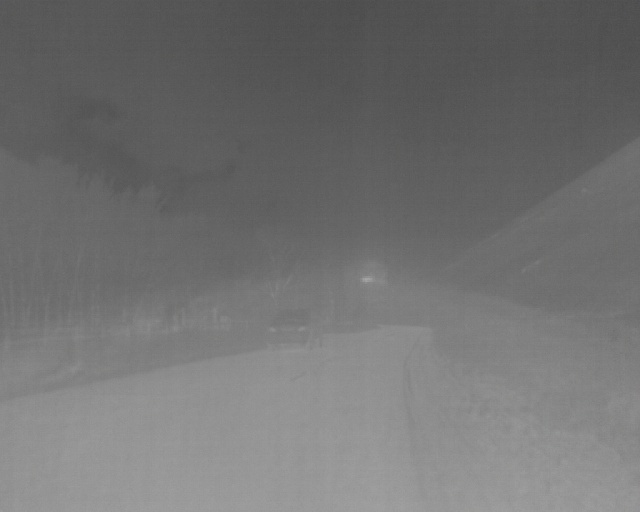
#> input picture experiments/01_flir_weather_translation/report/report_assets/video-5RSrbWYu9eokv5bvR-frame-000351-bRrmFBB64jwa4ocDC_blend75.jpg, 640 x 512 px; its folder holds 2 pictures in this run
$ python filters.py --src ../../01_flir_weather_translation/report/report_assets --dst out.png
#> lines starting #> are read from the running program, lines starting #| are printed output that depends on the picture
#> in _process_one, img is the input picture: shape (512, 640, 3); mean B, G, R 113.8, 113.8, 113.8
"""Stage B: classical fog filters (relative-path, no learned weights).

Implemented filters:
  * gamma        - per-image adaptive gamma (the GATE-IR FogEnhancer idea)
  * clahe        - CLAHE on the LAB lightness channel
  * gamma_clahe  - gamma followed by CLAHE (default "good filter")

All filters operate on 8-bit BGR images and return 8-bit BGR. They are
deliberately cheap: the point of the gate is to skip this cost on clear
frames, so the filter must have a measurable cost.
"""

from __future__ import annotations

import argparse
import shutil
from concurrent.futures import ProcessPoolExecutor
from pathlib import Path

import cv2
import numpy as np

# Avoid OpenCV spawning extra threads inside each worker process.
cv2.setNumThreads(1)

FILTERS = ("gamma", "clahe", "gamma_clahe", "dcp")


def _adaptive_gamma(img_bgr: np.ndarray) -> np.ndarray:
    gray = cv2.cvtColor(img_bgr, cv2.COLOR_BGR2GRAY).astype(np.float32) / 255.0
    mean = float(gray.mean())
#> mean = 0.446
    # Same shape as GATE-IR FogEnhancer: lower mean -> gamma < 1 -> brighten.
    gamma = float(np.clip(1.0 + 2.0 * (mean - 0.5), 0.3, 3.0))
#> gamma = 0.893
    x = img_bgr.astype(np.float32) / 255.0
    out = np.power(x, gamma) * 255.0
    return np.clip(out, 0, 255).astype(np.uint8)


def _clahe(img_bgr: np.ndarray, clip: float = 2.0, grid: int = 8) -> np.ndarray:
#> called with clip = 2, grid = 8
    lab = cv2.cvtColor(img_bgr, cv2.COLOR_BGR2LAB)
#> lab: shape (512, 640, 3); mean of channels 0, 1, 2 131.6, 128, 128
    l, a, b = cv2.split(lab)
    l = cv2.createCLAHE(clipLimit=clip, tileGridSize=(grid, grid)).apply(l)
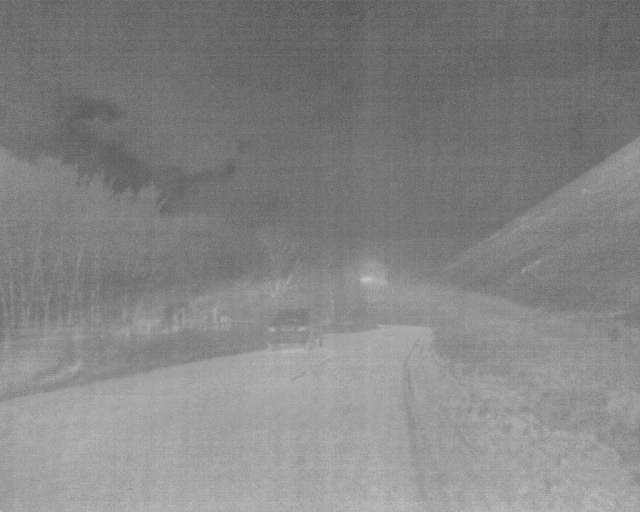
#> l: shape (512, 640); min 84, max 198, mean 132.9
    return cv2.cvtColor(cv2.merge([l, a, b]), cv2.COLOR_LAB2BGR)


# [45 lines left out: functions _box, _guided_filter, _dcp, not called in this run]


def apply_filter(img_bgr: np.ndarray, name: str) -> np.ndarray:
    if name == "gamma":
        return _adaptive_gamma(img_bgr)
    if name == "clahe":
        return _clahe(img_bgr)
    if name == "gamma_clahe":
        return _clahe(_adaptive_gamma(img_bgr))
    if name == "dcp":
        return _dcp(img_bgr)
    raise ValueError(f"unknown filter: {name}")


def _process_one(args: tuple[str, str, str, int]) -> bool:
    src, dst, name, quality = args
    img = cv2.imread(src, cv2.IMREAD_COLOR)
    if img is None:
        return False
    out = apply_filter(img, name)
    ok = cv2.imwrite(dst, out, [cv2.IMWRITE_JPEG_QUALITY, quality])
    return bool(ok)


def filter_dir(src_dir: Path, dst_dir: Path, name: str, workers: int = 8,
               quality: int = 95, limit: int | None = None) -> int:
    """Filter every image in src_dir into dst_dir (same filenames, .jpg)."""
    exts = {".jpg", ".jpeg", ".png", ".bmp"}
    srcs = sorted(p for p in Path(src_dir).iterdir() if p.suffix.lower() in exts)
    if limit:
        srcs = srcs[:limit]
    dst_dir = Path(dst_dir)
    dst_dir.mkdir(parents=True, exist_ok=True)
    jobs = [(str(p), str(dst_dir / f"{p.stem}.jpg"), name, quality) for p in srcs]
    with ProcessPoolExecutor(max_workers=workers) as ex:
        results = list(ex.map(_process_one, jobs, chunksize=32))
#> in _process_one (call 2), `src, dst, name, quality = args`: name = 'gamma_clahe'; quality = 95
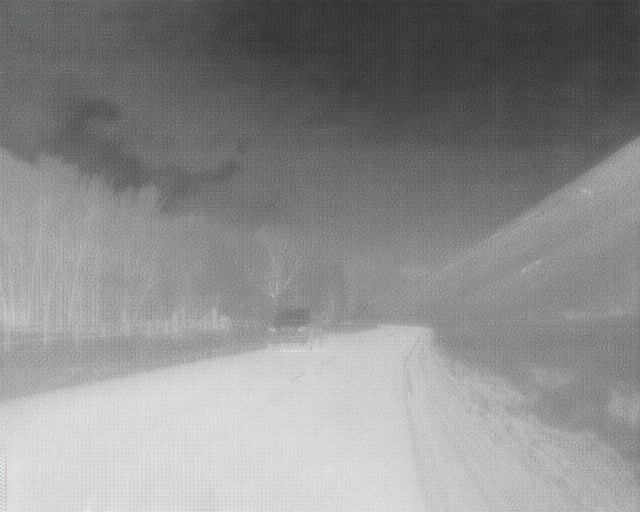
#> input picture experiments/01_flir_weather_translation/report/report_assets/video-5RSrbWYu9eokv5bvR-frame-000351-bRrmFBB64jwa4ocDC_cyclegan.jpg, 640 x 512 px
#> in _process_one, img is the input picture: shape (512, 640, 3); mean B, G, R 140.1, 140.4, 139.7
#> call 2 of _clahe, with clip = 2, grid = 8
#> in _clahe (call 2), `lab = cv2.cvtColor(img_bgr, cv2.COLOR_BGR2LAB)`: lab: shape (512, 640, 3); mean of channels 0, 1, 2 139.6, 127.7, 128
#> in _clahe (call 2), `l = cv2.createCLAHE(clipLimit=clip, tileGridSize=(grid, grid)).apply(l)`:
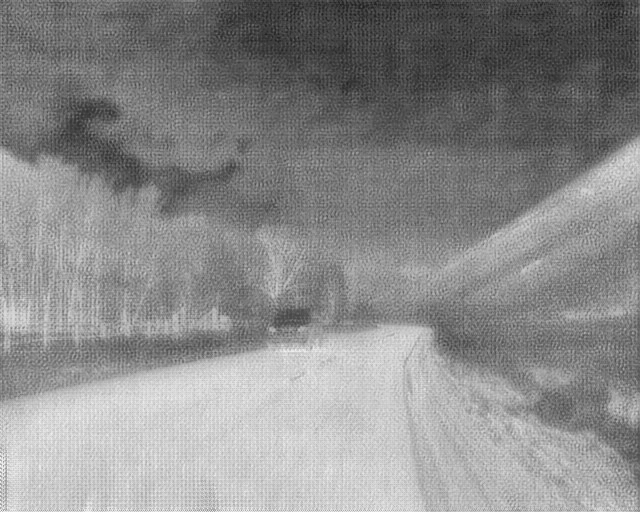
#> l: shape (512, 640); min 30, max 247, mean 138.7
#> results = [True, True]
    n = int(sum(results))
#> n = 2
    print(f"[filter:{name}] {src_dir} -> {dst_dir}: {n}/{len(srcs)} images")
#| [filter:gamma_clahe] ../../01_flir_weather_translation/report/report_assets -> out.png: 2/2 images
    return n


def main() -> None:
    ap = argparse.ArgumentParser(description="Apply a classical fog filter to a directory")
    ap.add_argument("--src", required=True, type=Path)
    ap.add_argument("--dst", required=True, type=Path)
    ap.add_argument("--filter", default="gamma_clahe", choices=FILTERS)
    ap.add_argument("--workers", type=int, default=8)
    ap.add_argument("--limit", type=int, default=None)
    args = ap.parse_args()
    filter_dir(args.src, args.dst, args.filter, args.workers, limit=args.limit)


if __name__ == "__main__":
    main()
